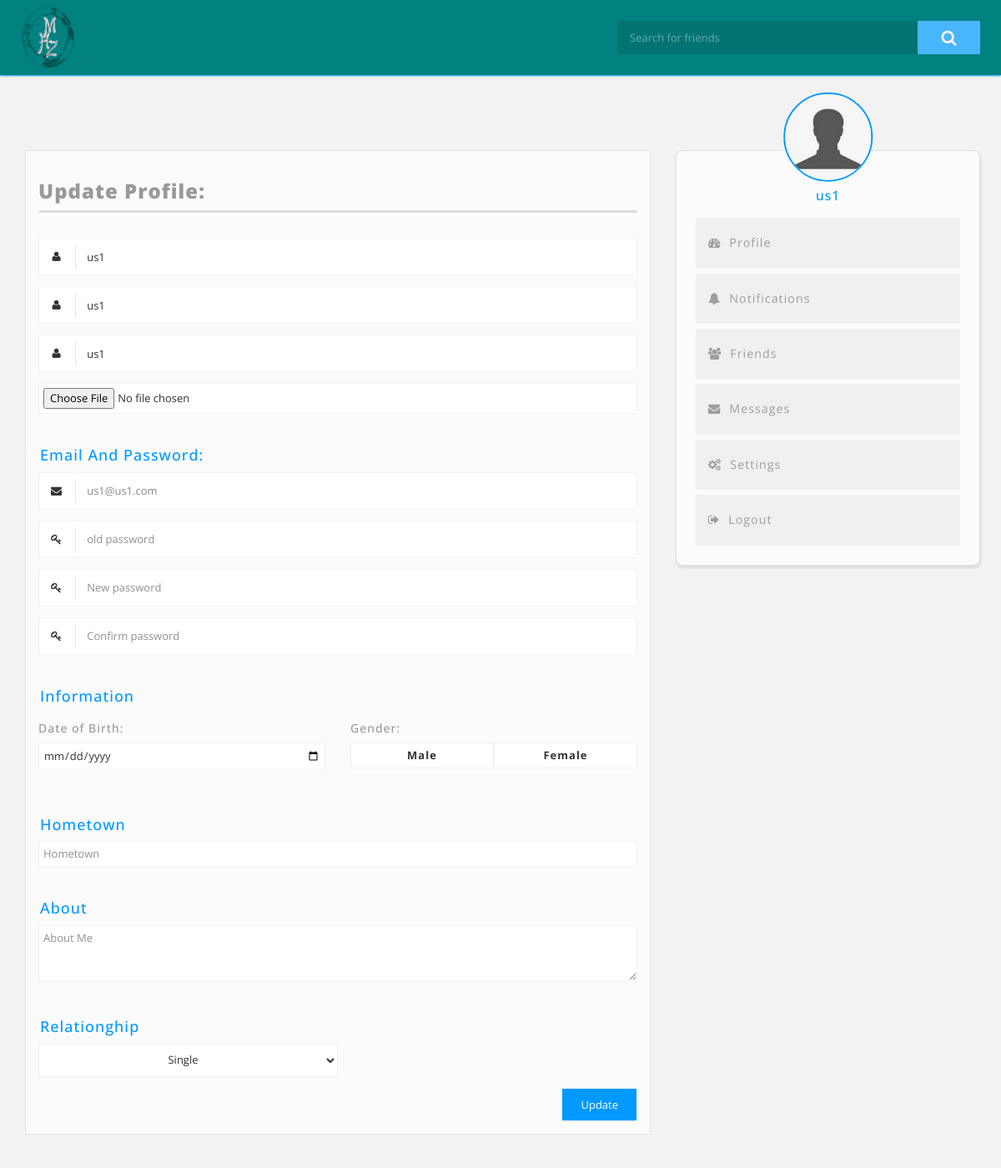
The app's page /settings.php (signed in), older data.
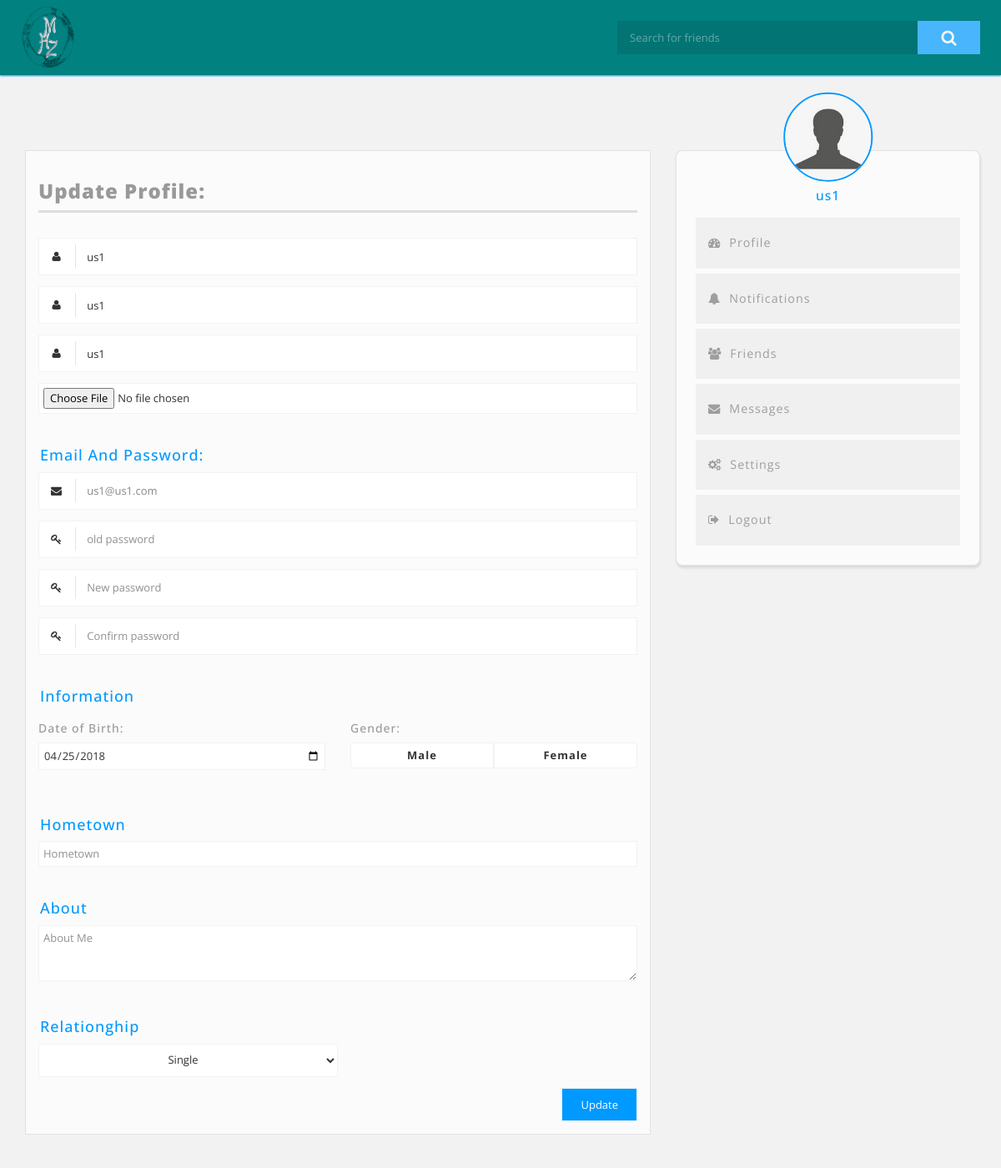
The same page, newer data.
### tables this page shows
CREATE TABLE accounts (
    id INT PRIMARY KEY AUTO_INCREMENT,
    first_name CHAR(20) NOT NULL,
    last_name CHAR(20) NOT NULL,
    nick_name VARCHAR(40),
    email CHAR(50) UNIQUE NOT NULL,
    password CHAR(255) NOT NULL,
    picture TEXT,
    marital_status CHAR(20),
    data_of_birth DATE,
    gender CHAR(10),
    about TEXT,
    hometown VARCHAR(50)
);

### core/init.php (called while the page is built, shortened)
<?php
$coreClasses = [
    'Post'          => 'wall' . DS . 'Post',
    'Comment'       => 'wall' . DS . 'Comment',
    'Like'          => 'wall' . DS . 'Like',
    'User'          => 'account' . DS . 'User',
    'Profile'       => 'account' . DS . 'Profile',
    'Friend'        => 'account' . DS . 'Friend',
    'DB'            => 'utilities' . DS . 'DB',
    'Validator'     => 'utilities' . DS . 'Validator',
    'UploadedFile'  => 'utilities' . DS . 'UploadedFile',
    'Message'  => 'Message'
];
if (User::isLoggedin()) {
    $currentProfile = (new Profile($_SESSION['user']))->getData();
}
$css      = BASEURL . 'layout/css/';
$images   = BASEURL . 'layout/images/';
$userPath = BASEURL . 'uploads/users/';
$templates = PATH . 'include' . DS . 'template' . DS;
require $templates . 'header.php';

### classes/utilities/DB.php (called while the page is built, shortened)
<?php
class DB
{
    private static $_instance;
    private $_pdo;
    private $_results;
    private $_errors = false;
    private function __construct()
    {
        try {
            $options = [
                PDO::MYSQL_ATTR_INIT_COMMAND => 'SET NAMES UTF8',
                PDO::ATTR_DEFAULT_FETCH_MODE => PDO::FETCH_OBJ,
                PDO::ATTR_ERRMODE => PDO::ERRMODE_EXCEPTION
            ];
            extract($GLOBALS['_config']);
            $this->_pdo = new PDO("mysql:host=$host;dbname=$database", $username, $password, $options);
        } catch (PDOException $e) {
            exit($e->getMessage());
        }
    }
    public static function getInstance()
    {
        if (!isset(self::$_instance)) {
            self::$_instance = new DB();
        } else {
            self::$_instance->_results = null;
            self::$_instance->_count = 0;
            self::$_instance->_lastId = 0;
            self::$_instance->_errors = false;
        }
        return self::$_instance;
    }
    private function query($sql, $params = [])
    {
        if ($statement = $this->_pdo->prepare($sql)) {
            if ($statement->execute($params)) {
                if (strpos($sql, 'SELECT') === 0) {
                    $this->_results = $statement->fetchAll();
                }
            } else {
                $this->_errors = true;
            }
        } else {
            $this->_errors = true;
        }
        return $this->_errors;
    }
    public function select($sql, $params = [])
    {
        $sql = 'SELECT ' . $sql;
        if (!$this->query($sql, $params)) {
            return $this->_results;
        }
        return false;
    }
    public function first()
    {
        return $this->_results[0];
    }
}

### classes/account/Profile.php (called while the page is built, shortened)
<?php
class Profile extends User
{
    private $userId;
    function __construct($id, $data = null)
    {
        $this->userId = $id;
    }
    public function getData()
    {
        $db = DB::getInstance();
        $db->select('* FROM accounts WHERE id = :id', [
            ':id' => $this->userId
        ]);
        $user = $db->first();
        $user->nick_name = self::nickName($user);
        $user->picture = self::profilePicture($user);
        return $user;
    }
    public static function profilePicture($profile)
    {
        if (empty($profile->gender)) {
            return 'default-male.png';
        }
        return "default-{$profile->gender}.png";
    }
    public static function nickName($profile)
    {
        return $profile->nick_name ?: "$profile->first_name $profile->last_name";
    }
}

### settings.php (the view, shortened to what this page needs)
<?php
require 'core' . DIRECTORY_SEPARATOR . 'init.php';
?>
            <?php include $templates . 'navbar.php'; ?>
            <div class="container">
                <div class="row wallpaper">
                    <div class="col-md-8">
                        <div class="page">
                            <h3 class="page_header">Update Profile: </h3>
                            <div class="settings_page">
                                <form method="post" enctype="multipart/form-data">
                                    <div class="group">
                                        <div class="input-group input-group-icon">
                                            <input type="text" name="nick_name" placeholder="Nickname" value="<?= $currentProfile->nick_name; ?>" />
                                            <div class="input-icon"><i class="fa fa-user"></i></div>
                                        </div>
                                        <div class="input-group input-group-icon">
                                            <input type="text" name="first_name" placeholder="Firstname" value="<?= $currentProfile->first_name; ?>"/>
                                            <div class="input-icon"><i class="fa fa-user"></i></div>
                                        </div>
                                        <div class="input-group input-group-icon">
                                            <input type="text" name="last_name" placeholder="Lastname" value="<?= $currentProfile->last_name; ?>"/>
                                            <div class="input-icon"><i class="fa fa-user"></i></div>
                                        </div>
                                        <div class="input-group">
                                            <input type="file" name="picture" />
                                        </div>
                                    </div>
                                    <h4>Email And Password: </h4>
                                    <div class="group">
                                        <div class="input-group input-group-icon">
                                            <input disabled readonly name="email" type="email" placeholder="Email Adress" value="<?= $currentProfile->email; ?>"/>
                                            <div class="input-icon"><i class="fa fa-envelope"></i></div>
                                        </div>
                                        <div class="input-group input-group-icon">
                                            <input type="password" name="old_password" placeholder="old password"/>
                                            <div class="input-icon"><i class="fa fa-key"></i></div>
                                        </div>
                                        <div class="input-group input-group-icon">
                                            <input type="password" name="new_password" placeholder="New password"/>
                                            <div class="input-icon"><i class="fa fa-key"></i></div>
                                        </div>
                                        <div class="input-group input-group-icon">
                                            <input type="password" name="confirm_password" placeholder="Confirm password"/>
                                            <div class="input-icon"><i class="fa fa-key"></i></div>
                                        </div>
                                    </div>
                                    <h4>Information</h4>
                                    <div class="group row">
                                        <div class="col-md-6">
                                            <h5>Date of Birth:</h5>
                                            <div class="input-group">
                                                <input type="date" name="dob" value="<?= $currentProfile->data_of_birth; ?>">
                                            </div>
                                        </div>
                                        <div class="col-md-6">
                                            <h5>Gender:</h5>
                                            <div class="input-group">
                                                <label for="gender-male">Male</label>
                                                <label for="gender-female">Female</label>
                                            </div>
                                        </div>
                                    </div>
                                    <h4>Hometown</h4>
                                    <div class="input-group">
                                        <input type="text" name="hometown" placeholder="Hometown"  value="<?= $currentProfile->hometown; ?>"/>
                                    </div>
                                    <h4>About</h4>
                                    <textarea name="about" rows="3" placeholder="About Me" ><?= $currentProfile->about; ?></textarea>
                                    <h4>Relationghip</h4>
                                    <div class="group">
                                        <div class="input-group">
                                            <select name="mstatus">
                                                <option value="single" <?= $currentProfile->marital_status == 'single'? 'selected' : ''; ?> >Single</option>
                                            </select>
                                        </div>
                                        <div class="text-right">
                                            <input type="submit" name="update_profile" value="Update">
                                        </div>
                                    </div>
                                </form>
                            </div>
                        </div>
                    </div>
                    <div class="col-md-4">
                        <?php include $templates . 'sidebar.php'; ?>
                    </div>
                </div>
            </div>
<?php include $templates . 'footer.php'; ?>

### include/template/header.php (shortened to what this page needs)
<!DOCTYPE html>
<html>
    <head>
        <link rel="stylesheet" href="<?= $css; ?>font-awesome.min.css" />
        <link rel="stylesheet" href="<?= $css; ?>bootstrap.min.css" />
        <link rel="stylesheet" href="<?= $css; ?>normalize.css" />
        <link rel="stylesheet" href="<?= $css; ?>style.css" />
    </head>
    <body>

### include/template/navbar.php
<div class="navvbar">
    <div class="container">
        <div class="logo">
            <a href="index.php">
                <img src="<?= $images; ?>logo.png" alt="Logo">
            </a>
        </div>
        <div class="search">
            <form action="search.php" method="post">
                <input type="text" name="friend" placeholder="Search for friends" />
                <button type="submit" name="search"><i class="fa fa-search"></i></button>
            </form>
        </div>
    </div>
</div>

### include/template/sidebar.php
<div class="sidebar">
    <div class="bio">
        <img src="<?= $userPath . $currentProfile->picture; ?>" alt="Profile Picture">
        <h3>
            <?= $currentProfile->nick_name; ?>
        </h3>
    </div>
    <div class="menu">
        <ul>
            <li><a href="profile.php?id=<?= $_SESSION['user']; ?>"><span class="fa fa-tachometer"></span>Profile</a></li>
            <li><a href="notifications.php"><span class="fa fa-bell"></span>Notifications</a></li>
            <li><a href="friends.php?id=<?= $currentProfile->id; ?>"><span class="fa fa-users"></span>Friends</a></li>
            <li><a href="#"><span class="fa fa-envelope"></span>Messages</a></li>
            <li><a href="settings.php"><span class="fa fa-cogs"></span>Settings</a></li>
            <li><a href="?logout"><span class="fa fa-sign-out"></span>Logout</a></li>
        </ul>
    </div>
</div>

### include/template/footer.php (shortened to what this page needs)
    </body>
</html>

### layout/css/style.css (style rules this page uses)
* { outline: none !important; -webkit-box-sizing: border-box; box-sizing: border-box; }
body { background-color: #f2f2f2; font-family: 'Open Sans', sans-serif; letter-spacing: 1px; font-size: 13px }
a,a:hover,a:focus { text-decoration: none !important; outline: 0 !important; }
.wallpaper { min-height: 100vh; margin-top: 180px; }
.page { background-color: #fbfbfb; padding: 15px; margin-bottom: 40px; border: 1px solid rgba(0,0,0,0.1); }
.page_header { padding: 0 0 10px 0; margin-bottom: 30px; font-weight: 900; color: #999; border-bottom: 3px solid #ddd; }
.navvbar { background-color: #028181; position: fixed; height: 90px; width: 100%; top: 0; z-index: 10; -webkit-box-shadow: 0 1px 2px #09f; box-shadow: 0 1px 2px #09f; }
.navvbar .logo { float: left; width: 90px; margin-left: -15px; }
.navvbar .logo img { width: 100%; }
.navvbar .search { float: right; margin-right: -5px; padding: 25px 0 25px 25px; }
.navvbar .search input { height: 40px; width: 30vw; min-width: 300px; padding: 15px; border: 0; color: #fff; background-color: rgba(0,0,0,0.1); }
.navvbar .search button { display: block; float: right; width: 75px; height: 40px; font-size: 1.5em; border: 0; color: #f4f4f4; background-color: #49b5fd; }
.sidebar { margin-right: -5px; padding: 0 20px 10px 20px; border-radius: 8px; background-color: #fbfbfb; border: 1px solid rgba(0,0,0,0.1); -webkit-box-shadow: 1px 3px 3px rgba(0,0,0,0.1); box-shadow: 1px 3px 3px rgba(0,0,0,0.1); }
.sidebar .bio { position: relative; padding-top: 25px; }
.sidebar .bio img { position: absolute; top: 0; right: 50%; width: 33%; max-width: 110px; min-width: 65px; z-index: 3; border-radius: 50%; border: 2px solid #09f; -webkit-transform: translate(50%, -66%); transform: translate(50%, -66%); }
.sidebar .bio h3 { position: relative; text-align: center; font-size: 1.2em; color: #09f; }
.sidebar .menu { margin-top: 15px; }
.sidebar .menu ul { padding-left: 0; list-style: none; }
.sidebar .menu ul li { font-size: 1.1em; cursor: pointer; border: 3px solid #fbfbfb; background-color: #f0f0f0; }
.sidebar .menu ul li a { display: block; padding: 20px 15px; color: #9e9e9e; }
.sidebar .menu ul li a span { margin-right: 10px; }
.settings_page input, .settings_page input[type="radio"] + label, .settings_page input[type="checkbox"] + label:before, .settings_page select option, .settings_page select ,textarea { width: 100%; padding: 5px; background-color: #fff; border: 1px solid #f2f2f2; -webkit-transition: 0.2s ease-in-out; transition: 0.2s ease-in-out; -webkit-transition: all 0.2s ease-in-out; transition: all 0.2s ease-in-out; }
.settings_page input[type="radio"] + label, .settings_page select { display: inline-block; width: 50%; text-align: center; float: left; border-radius: 0; cursor: pointer;; }
.settings_page input[type="radio"] + label:first-of-type { border-top-left-radius: 3px; border-bottom-left-radius: 3px; }
.settings_page input[type="radio"] + label:last-of-type { border-top-right-radius: 3px; border-bottom-right-radius: 3px; }
.settings_page select { height: 40px; line-height: 2; }
.settings_page select option { background-color: #49b5fd; color: #fff; }
.settings_page .input-group { margin-bottom: 1em; width: 100%; }
.settings_page .input-group:before, .settings_page .input-group:after { content: ""; display: table; }
.settings_page .input-group:after { clear: both; }
.settings_page .input-group-icon { position: relative; }
.settings_page .input-group-icon input { padding-left: 4.4em; height: 45px; }
.settings_page .input-group-icon input[disabled] { color: #888; }
.settings_page .input-group-icon .input-icon { position: absolute; top: 0; left: 0; width: 3.4em; height: 3.4em; line-height: 3.4em; text-align: center; pointer-events: none; }
.settings_page .input-group-icon .input-icon:after { position: absolute; top: 0.6em; bottom: 0.6em; left: 3.4em; display: block; border-right: 1px solid #e5e5e5; content: ""; -webkit-transition: 0.2s ease-in-out; transition: 0.2s ease-in-out; -webkit-transition: all 0.2s ease-in-out; transition: all 0.2s ease-in-out; }
.settings_page h4 { color: #09f; margin-top: 40px; padding-left: 2px; }
.settings_page h5 { color: #999; }
.settings_page input[type="submit"] { background-color: #028181; background-color: #09f; color: #fff; padding: 10px 22px; width: auto; }

Row changes from the older to the newer data that the page shows:
changed accounts "us1": dob (not shown) → "04/25/2018"
